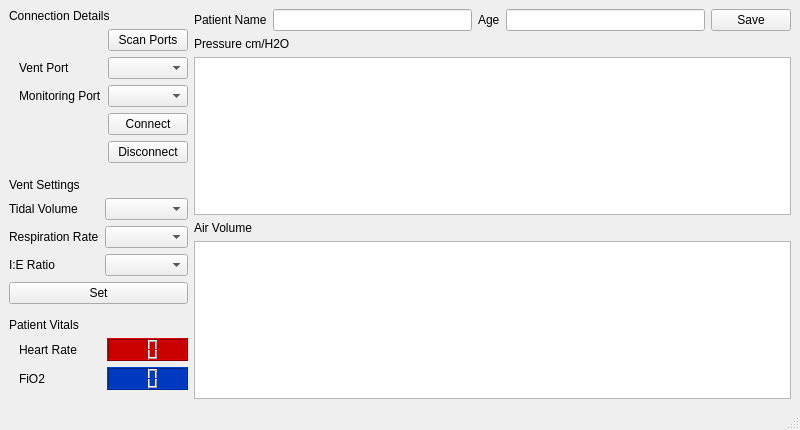
<?xml version="1.0" encoding="UTF-8"?>
<ui version="4.0">
 <class>MainWindow</class>
 <widget class="QMainWindow" name="MainWindow">
  <property name="geometry">
   <rect>
    <x>0</x>
    <y>0</y>
    <width>800</width>
    <height>430</height>
   </rect>
  </property>
  <property name="windowTitle">
   <string>MainWindow</string>
  </property>
  <widget class="QWidget" name="centralwidget">
   <layout class="QGridLayout" name="gridLayout">
    <item row="0" column="0">
     <layout class="QHBoxLayout" name="horizontalLayout">
      <item>
       <layout class="QVBoxLayout" name="verticalLayout">
        <item>
         <widget class="QLabel" name="label_3">
          <property name="text">
           <string>Connection Details</string>
          </property>
         </widget>
        </item>
        <item>
         <layout class="QGridLayout" name="gridLayout_2">
          <property name="leftMargin">
           <number>10</number>
          </property>
          <item row="0" column="1">
           <widget class="QPushButton" name="scanPorts">
            <property name="text">
             <string>Scan Ports</string>
            </property>
           </widget>
          </item>
          <item row="1" column="0">
           <widget class="QLabel" name="label">
            <property name="text">
             <string>Vent Port</string>
            </property>
           </widget>
          </item>
          <item row="3" column="1">
           <widget class="QPushButton" name="connect">
            <property name="text">
             <string>Connect</string>
            </property>
           </widget>
          </item>
          <item row="4" column="1">
           <widget class="QPushButton" name="disconnect">
            <property name="text">
             <string>Disconnect</string>
            </property>
           </widget>
          </item>
          <item row="2" column="1">
           <widget class="QComboBox" name="monitoringPort"/>
          </item>
          <item row="1" column="1">
           <widget class="QComboBox" name="portsList"/>
          </item>
          <item row="2" column="0">
           <widget class="QLabel" name="label_2">
            <property name="text">
             <string>Monitoring Port</string>
            </property>
           </widget>
          </item>
         </layout>
        </item>
        <item>
         <spacer name="verticalSpacer_2">
          <property name="orientation">
           <enum>Qt::Vertical</enum>
          </property>
          <property name="sizeHint" stdset="0">
           <size>
            <width>20</width>
            <height>40</height>
           </size>
          </property>
         </spacer>
        </item>
        <item>
         <widget class="QLabel" name="label_5">
          <property name="text">
           <string>Vent Settings</string>
          </property>
         </widget>
        </item>
        <item>
         <layout class="QGridLayout" name="gridLayout_3">
          <item row="0" column="0">
           <widget class="QLabel" name="label_6">
            <property name="text">
             <string>Tidal Volume</string>
            </property>
           </widget>
          </item>
          <item row="1" column="1">
           <widget class="QComboBox" name="respirationRate"/>
          </item>
          <item row="1" column="0">
           <widget class="QLabel" name="label_4">
            <property name="text">
             <string>Respiration Rate</string>
            </property>
           </widget>
          </item>
          <item row="0" column="1">
           <widget class="QComboBox" name="tidalVolume"/>
          </item>
          <item row="2" column="0">
           <widget class="QLabel" name="label_7">
            <property name="text">
             <string>I:E Ratio</string>
            </property>
           </widget>
          </item>
          <item row="2" column="1">
           <widget class="QComboBox" name="inhaleExhaleRatio"/>
          </item>
         </layout>
        </item>
        <item>
         <widget class="QPushButton" name="ventSetButton">
          <property name="text">
           <string>Set</string>
          </property>
         </widget>
        </item>
        <item>
         <spacer name="verticalSpacer">
          <property name="orientation">
           <enum>Qt::Vertical</enum>
          </property>
          <property name="sizeHint" stdset="0">
           <size>
            <width>20</width>
            <height>40</height>
           </size>
          </property>
         </spacer>
        </item>
        <item>
         <widget class="QLabel" name="label_10">
          <property name="text">
           <string>Patient Vitals</string>
          </property>
         </widget>
        </item>
        <item>
         <layout class="QGridLayout" name="gridLayout_4">
          <property name="leftMargin">
           <number>10</number>
          </property>
          <item row="1" column="1">
           <widget class="QLCDNumber" name="heartrate">
            <property name="styleSheet">
             <string notr="true">QLCDNumber{
    color: rgb(0, 0, 0);
	background-color:  rgb(200, 0, 0);
}</string>
            </property>
            <property name="digitCount">
             <number>2</number>
            </property>
           </widget>
          </item>
          <item row="1" column="0">
           <widget class="QLabel" name="label_11">
            <property name="text">
             <string>Heart Rate</string>
            </property>
           </widget>
          </item>
          <item row="2" column="1">
           <widget class="QLCDNumber" name="o2value">
            <property name="styleSheet">
             <string notr="true">QLCDNumber{
    background-color: rgb(0, 57, 191)
}</string>
            </property>
            <property name="digitCount">
             <number>2</number>
            </property>
           </widget>
          </item>
          <item row="2" column="0">
           <widget class="QLabel" name="label_12">
            <property name="text">
             <string>FiO2</string>
            </property>
           </widget>
          </item>
         </layout>
        </item>
        <item>
         <spacer name="verticalSpacer_3">
          <property name="orientation">
           <enum>Qt::Vertical</enum>
          </property>
          <property name="sizeHint" stdset="0">
           <size>
            <width>20</width>
            <height>40</height>
           </size>
          </property>
         </spacer>
        </item>
       </layout>
      </item>
      <item>
       <layout class="QVBoxLayout" name="verticalLayout_2">
        <item>
         <layout class="QHBoxLayout" name="horizontalLayout_2">
          <item>
           <widget class="QLabel" name="label_13">
            <property name="text">
             <string>Patient Name</string>
            </property>
           </widget>
          </item>
          <item>
           <widget class="QLineEdit" name="nameInput"/>
          </item>
          <item>
           <widget class="QLabel" name="label_14">
            <property name="text">
             <string>Age</string>
            </property>
           </widget>
          </item>
          <item>
           <widget class="QLineEdit" name="ageInput"/>
          </item>
          <item>
           <widget class="QPushButton" name="saveButton">
            <property name="text">
             <string>Save</string>
            </property>
           </widget>
          </item>
         </layout>
        </item>
        <item>
         <widget class="QLabel" name="label_9">
          <property name="text">
           <string>Pressure cm/H2O</string>
          </property>
         </widget>
        </item>
        <item>
         <widget class="PlotWidget" name="airVolGraph">
          <property name="toolTip">
           <string/>
          </property>
          <property name="whatsThis">
           <string>Flow</string>
          </property>
          <property name="accessibleName">
           <string>Accesibility Name</string>
          </property>
          <property name="accessibleDescription">
           <string>Accesibility Desc</string>
          </property>
          <property name="interactive">
           <bool>false</bool>
          </property>
          <property name="transformationAnchor">
           <enum>QGraphicsView::NoAnchor</enum>
          </property>
         </widget>
        </item>
        <item>
         <widget class="QLabel" name="label_8">
          <property name="text">
           <string>Air Volume</string>
          </property>
         </widget>
        </item>
        <item>
         <widget class="PlotWidget" name="pressureGraph">
          <property name="interactive">
           <bool>false</bool>
          </property>
         </widget>
        </item>
       </layout>
      </item>
     </layout>
    </item>
   </layout>
  </widget>
  <widget class="QStatusBar" name="statusbar"/>
 </widget>
 <customwidgets>
  <customwidget>
   <class>PlotWidget</class>
   <extends>QGraphicsView</extends>
   <header location="global">pyqtgraph</header>
  </customwidget>
 </customwidgets>
 <resources/>
 <connections/>
</ui>
